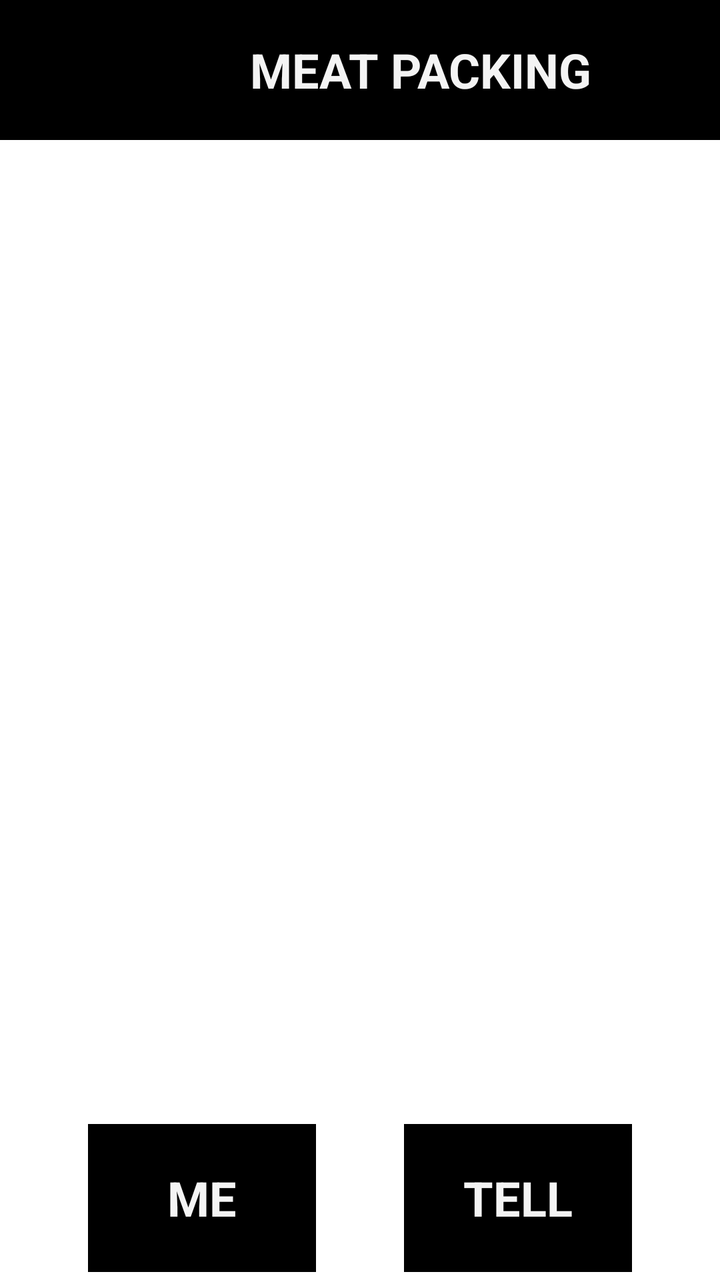
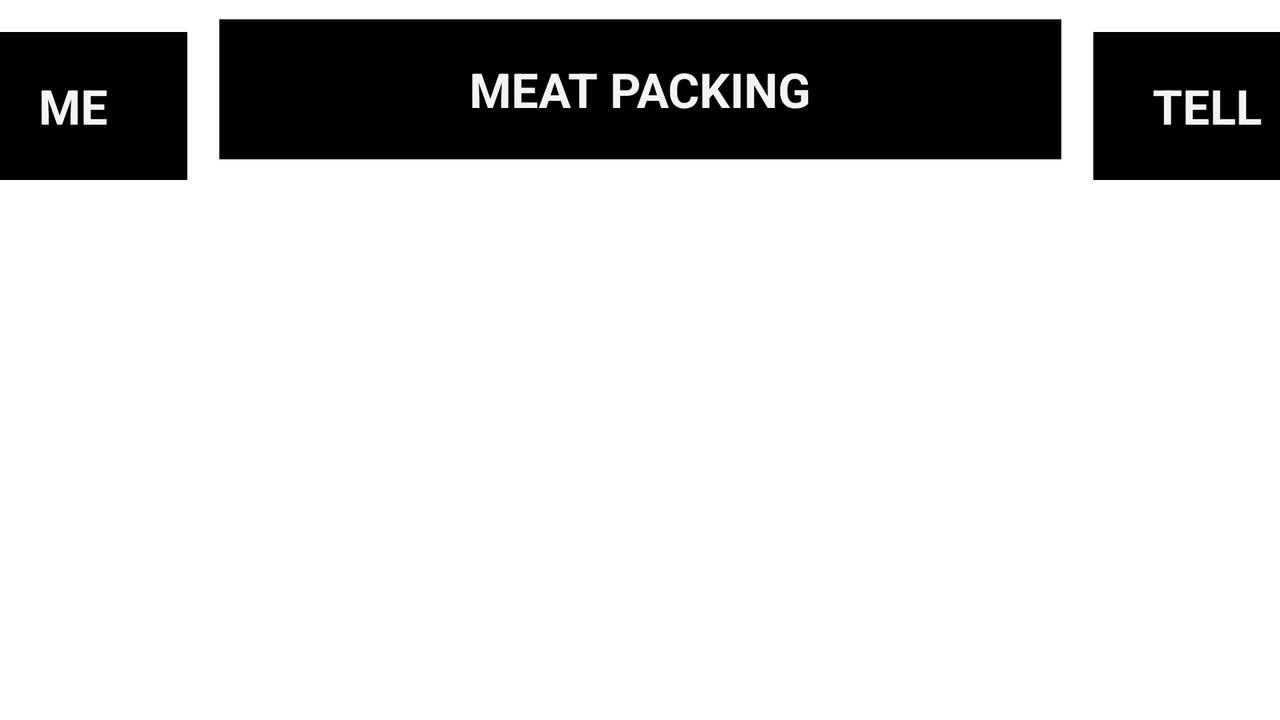

Compare how this app lays out the same screen by default and in its alternative resource folder. The renders come first, then the two layout files and the values they reference.
<!-- AndroidManifest.xml: application theme Theme.IoTReady -->
<!-- res/layout/activity_main.xml -->
<?xml version="1.0" encoding="utf-8"?>
<androidx.constraintlayout.widget.ConstraintLayout xmlns:android="http://schemas.android.com/apk/res/android"
    xmlns:app="http://schemas.android.com/apk/res-auto"
    xmlns:tools="http://schemas.android.com/tools"
    android:layout_width="match_parent"
    android:layout_height="match_parent"
    tools:context=".MainActivity">

    <TextView
        android:id="@+id/textView3"
        android:layout_width="114dp"
        android:layout_height="74dp"
        android:layout_marginBottom="4dp"
        android:background="#000000"
        android:gravity="center"
        android:text="Tell"
        android:textAlignment="center"
        android:textAllCaps="true"
        android:textColor="#F4F4F4"
        android:textSize="24sp"
        android:textStyle="bold"
        app:layout_constraintBottom_toBottomOf="parent"
        app:layout_constraintEnd_toEndOf="parent"
        app:layout_constraintHorizontal_bias="0.5"
        app:layout_constraintStart_toEndOf="@+id/textView4" />

    <TextView
        android:id="@+id/textView4"
        android:layout_width="114dp"
        android:layout_height="74dp"
        android:layout_marginBottom="4dp"
        android:background="#000000"
        android:gravity="center"
        android:text="Me"
        android:textAlignment="center"
        android:textAllCaps="true"
        android:textColor="#F4F4F4"
        android:textSize="24sp"
        android:textStyle="bold"
        app:layout_constraintBottom_toBottomOf="parent"
        app:layout_constraintEnd_toStartOf="@+id/textView3"
        app:layout_constraintHorizontal_bias="0.5"
        app:layout_constraintStart_toStartOf="parent" />

    <TextView
        android:id="@+id/textView2"
        android:layout_width="421dp"
        android:layout_height="70dp"
        android:background="#000000"
        android:gravity="center"
        android:text="@string/meat_packing"
        android:textAlignment="center"
        android:textAllCaps="true"
        android:textColor="#F4F4F4"
        android:textSize="24sp"
        android:textStyle="bold"
        app:layout_constraintEnd_toEndOf="parent"
        app:layout_constraintHorizontal_bias="0.0"
        app:layout_constraintLeft_toLeftOf="parent"
        app:layout_constraintRight_toRightOf="parent"
        app:layout_constraintStart_toStartOf="parent"
        app:layout_constraintTop_toTopOf="parent" />

    <ListView
        android:id="@+id/dataList"
        android:layout_width="413dp"
        android:layout_height="482dp"
        android:layout_marginStart="1dp"
        android:layout_marginTop="24dp"
        android:layout_marginEnd="1dp"
        android:divider="@color/white"
        android:dividerHeight="5dp"
        android:listSelector="@color/purple_200"
        app:layout_constraintBottom_toTopOf="@+id/textView4"
        app:layout_constraintEnd_toEndOf="parent"
        app:layout_constraintStart_toStartOf="parent"
        app:layout_constraintTop_toBottomOf="@+id/textView2" />

</androidx.constraintlayout.widget.ConstraintLayout>
<!-- resources referenced by this layout -->
<resources>
  <string name="meat_packing">Meat Packing</string>
  <style name="Theme.IoTReady" parent="Theme.MaterialComponents.DayNight.DarkActionBar">
          
          <item name="colorPrimary">@color/purple_500</item>
          <item name="colorPrimaryVariant">@color/purple_700</item>
          <item name="colorOnPrimary">@color/white</item>
          
          <item name="colorSecondary">@color/teal_200</item>
          <item name="colorSecondaryVariant">@color/teal_700</item>
          <item name="colorOnSecondary">@color/black</item>
          
          <item name="android:statusBarColor" tools:targetApi="l">?attr/colorPrimaryVariant</item>
          
      </style>
</resources>
<!-- res/layout-land/activity_main.xml (the repository's variant of the layout above) -->
<!-- drawn on the phone turned sideways -->
<?xml version="1.0" encoding="utf-8"?>
<androidx.constraintlayout.widget.ConstraintLayout xmlns:android="http://schemas.android.com/apk/res/android"
    xmlns:app="http://schemas.android.com/apk/res-auto"
    xmlns:tools="http://schemas.android.com/tools"
    android:layout_width="match_parent"
    android:layout_height="match_parent"
    tools:context=".MainActivity">

    <TextView
        android:id="@+id/textView3"
        android:layout_width="114dp"
        android:layout_height="74dp"
        android:layout_marginStart="16dp"
        android:layout_marginTop="16dp"
        android:layout_marginEnd="8dp"
        android:background="#000000"
        android:gravity="center"
        android:text="Tell"
        android:textAlignment="center"
        android:textAllCaps="true"
        android:textColor="#F4F4F4"
        android:textSize="24sp"
        android:textStyle="bold"
        app:layout_constraintEnd_toEndOf="parent"
        app:layout_constraintHorizontal_bias="0.5"
        app:layout_constraintStart_toEndOf="@+id/textView2"
        app:layout_constraintTop_toTopOf="parent" />

    <TextView
        android:id="@+id/textView4"
        android:layout_width="114dp"
        android:layout_height="74dp"
        android:layout_marginStart="8dp"
        android:layout_marginTop="16dp"
        android:layout_marginEnd="16dp"
        android:background="#000000"
        android:gravity="center"
        android:text="Me"
        android:textAlignment="center"
        android:textAllCaps="true"
        android:textColor="#F4F4F4"
        android:textSize="24sp"
        android:textStyle="bold"
        app:layout_constraintEnd_toStartOf="@+id/textView2"
        app:layout_constraintHorizontal_bias="0.5"
        app:layout_constraintStart_toStartOf="parent"
        app:layout_constraintTop_toTopOf="parent" />

    <TextView
        android:id="@+id/textView2"
        android:layout_width="421dp"
        android:layout_height="70dp"
        android:layout_marginTop="16dp"
        android:background="#000000"
        android:gravity="center"
        android:text="@string/meat_packing"
        android:textAlignment="center"
        android:textAllCaps="true"
        android:textColor="#F4F4F4"
        android:textSize="24sp"
        android:textStyle="bold"
        app:layout_constraintBottom_toTopOf="@+id/dataList"
        app:layout_constraintEnd_toStartOf="@+id/textView3"
        app:layout_constraintHorizontal_bias="0.5"
        app:layout_constraintStart_toEndOf="@+id/textView4"
        app:layout_constraintTop_toTopOf="parent"
        app:layout_constraintVertical_bias="0.333" />

    <ListView
        android:id="@+id/dataList"
        android:layout_width="631dp"
        android:layout_height="317dp"
        android:layout_marginStart="1dp"
        android:layout_marginEnd="1dp"
        android:divider="@color/white"
        android:dividerHeight="5dp"
        android:listSelector="@color/purple_200"
        app:layout_constraintBottom_toBottomOf="parent"
        app:layout_constraintEnd_toEndOf="parent"
        app:layout_constraintStart_toStartOf="parent"
        app:layout_constraintTop_toBottomOf="@+id/textView3" />

</androidx.constraintlayout.widget.ConstraintLayout>
